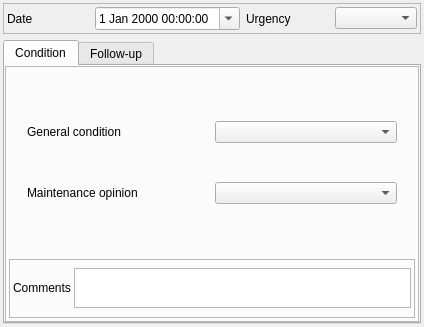
<?xml version="1.0" encoding="UTF-8"?>
<ui version="4.0">
 <class>Form_base3_ud</class>
 <widget class="QWidget" name="Form_base3_ud">
  <property name="geometry">
   <rect>
    <x>0</x>
    <y>0</y>
    <width>424</width>
    <height>327</height>
   </rect>
  </property>
  <property name="windowTitle">
   <string>Form</string>
  </property>
  <layout class="QVBoxLayout" name="verticalLayout">
   <property name="leftMargin">
    <number>3</number>
   </property>
   <property name="topMargin">
    <number>3</number>
   </property>
   <property name="rightMargin">
    <number>3</number>
   </property>
   <property name="bottomMargin">
    <number>3</number>
   </property>
   <item>
    <widget class="QFrame" name="frame">
     <property name="frameShape">
      <enum>QFrame::StyledPanel</enum>
     </property>
     <property name="frameShadow">
      <enum>QFrame::Raised</enum>
     </property>
     <layout class="QGridLayout" name="gridLayout_3">
      <property name="leftMargin">
       <number>3</number>
      </property>
      <property name="topMargin">
       <number>3</number>
      </property>
      <property name="rightMargin">
       <number>3</number>
      </property>
      <property name="bottomMargin">
       <number>3</number>
      </property>
      <item row="0" column="0">
       <widget class="QLabel" name="label">
        <property name="text">
         <string>Date</string>
        </property>
       </widget>
      </item>
      <item row="0" column="1">
       <widget class="QDateTimeEdit" name="datetimeobservation">
        <property name="calendarPopup">
         <bool>true</bool>
        </property>
       </widget>
      </item>
      <item row="0" column="2">
       <widget class="QLabel" name="label_5">
        <property name="text">
         <string>Urgency</string>
        </property>
       </widget>
      </item>
      <item row="0" column="3">
       <widget class="QComboBox" name="gravity"/>
      </item>
     </layout>
    </widget>
   </item>
   <item>
    <widget class="QTabWidget" name="tabWidget_obs">
     <property name="currentIndex">
      <number>0</number>
     </property>
     <widget class="QWidget" name="tab">
      <attribute name="title">
       <string>Condition</string>
      </attribute>
      <layout class="QVBoxLayout" name="verticalLayout_4">
       <property name="leftMargin">
        <number>0</number>
       </property>
       <property name="topMargin">
        <number>0</number>
       </property>
       <property name="rightMargin">
        <number>0</number>
       </property>
       <property name="bottomMargin">
        <number>0</number>
       </property>
       <item>
        <widget class="QFrame" name="frame_3">
         <property name="frameShape">
          <enum>QFrame::StyledPanel</enum>
         </property>
         <property name="frameShadow">
          <enum>QFrame::Raised</enum>
         </property>
         <layout class="QVBoxLayout" name="verticalLayout_3">
          <property name="spacing">
           <number>3</number>
          </property>
          <property name="leftMargin">
           <number>3</number>
          </property>
          <property name="topMargin">
           <number>3</number>
          </property>
          <property name="rightMargin">
           <number>3</number>
          </property>
          <property name="bottomMargin">
           <number>3</number>
          </property>
          <item>
           <widget class="QStackedWidget" name="stackedWidget">
            <property name="currentIndex">
             <number>1</number>
            </property>
            <widget class="QWidget" name="edge">
             <layout class="QGridLayout" name="gridLayout" columnstretch="1,5,1">
              <item row="5" column="0">
               <widget class="QLabel" name="label_6">
                <property name="text">
                 <string>Progression</string>
                </property>
               </widget>
              </item>
              <item row="1" column="0">
               <widget class="QLabel" name="label_2">
                <property name="text">
                 <string>Number</string>
                </property>
               </widget>
              </item>
              <item row="1" column="1">
               <widget class="QSpinBox" name="spinBox_nombre">
                <property name="minimum">
                 <number>-1</number>
                </property>
               </widget>
              </item>
              <item row="1" column="2">
               <widget class="QToolButton" name="toolButton_calc_nb">
                <property name="text">
                 <string/>
                </property>
                <property name="icon">
                 <iconset>
                  <normaloff>:/plugins/Lamia/icons/numpad.png</normaloff>:/plugins/Lamia/icons/numpad.png</iconset>
                </property>
               </widget>
              </item>
              <item row="5" column="1" colspan="2">
               <widget class="QTextEdit" name="textEdit_evolution">
                <property name="sizePolicy">
                 <sizepolicy hsizetype="Expanding" vsizetype="Expanding">
                  <horstretch>0</horstretch>
                  <verstretch>0</verstretch>
                 </sizepolicy>
                </property>
                <property name="maximumSize">
                 <size>
                  <width>16777215</width>
                  <height>40</height>
                 </size>
                </property>
               </widget>
              </item>
             </layout>
            </widget>
            <widget class="QWidget" name="node">
             <layout class="QGridLayout" name="gridLayout_2">
              <item row="0" column="0">
               <widget class="QStackedWidget" name="stackedWidget_2">
                <property name="currentIndex">
                 <number>3</number>
                </property>
                <widget class="QWidget" name="manhole">
                 <layout class="QGridLayout" name="gridLayout_7">
                  <property name="leftMargin">
                   <number>3</number>
                  </property>
                  <property name="topMargin">
                   <number>3</number>
                  </property>
                  <property name="rightMargin">
                   <number>3</number>
                  </property>
                  <property name="bottomMargin">
                   <number>3</number>
                  </property>
                  <item row="5" column="1">
                   <widget class="QComboBox" name="presenceinfiltration"/>
                  </item>
                  <item row="3" column="2">
                   <widget class="QLabel" name="label_18">
                    <property name="text">
                     <string>Maintenance opinion</string>
                    </property>
                    <property name="wordWrap">
                     <bool>true</bool>
                    </property>
                   </widget>
                  </item>
                  <item row="5" column="0">
                   <widget class="QLabel" name="label_25">
                    <property name="text">
                     <string>Infiltrations</string>
                    </property>
                    <property name="wordWrap">
                     <bool>true</bool>
                    </property>
                   </widget>
                  </item>
                  <item row="4" column="0">
                   <widget class="QLabel" name="label_10">
                    <property name="text">
                     <string>Infiltration to sewer</string>
                    </property>
                    <property name="wordWrap">
                     <bool>true</bool>
                    </property>
                   </widget>
                  </item>
                  <item row="4" column="1">
                   <widget class="QComboBox" name="presenceinfiltrationtosewer"/>
                  </item>
                  <item row="0" column="0">
                   <widget class="QLabel" name="label_11">
                    <property name="text">
                     <string>Cover condition</string>
                    </property>
                    <property name="wordWrap">
                     <bool>true</bool>
                    </property>
                   </widget>
                  </item>
                  <item row="0" column="1">
                   <widget class="QComboBox" name="conditioncover"/>
                  </item>
                  <item row="1" column="0">
                   <widget class="QLabel" name="label_12">
                    <property name="text">
                     <string>Steps condition</string>
                    </property>
                    <property name="wordWrap">
                     <bool>true</bool>
                    </property>
                   </widget>
                  </item>
                  <item row="3" column="0">
                   <widget class="QLabel" name="label_13">
                    <property name="text">
                     <string>Culvert condition</string>
                    </property>
                    <property name="wordWrap">
                     <bool>true</bool>
                    </property>
                   </widget>
                  </item>
                  <item row="1" column="1">
                   <widget class="QComboBox" name="conditionstep"/>
                  </item>
                  <item row="2" column="0">
                   <widget class="QLabel" name="label_14">
                    <property name="text">
                     <string>Manhole condition</string>
                    </property>
                    <property name="wordWrap">
                     <bool>true</bool>
                    </property>
                   </widget>
                  </item>
                  <item row="2" column="1">
                   <widget class="QComboBox" name="conditionmanhole"/>
                  </item>
                  <item row="3" column="1">
                   <widget class="QComboBox" name="conditionculvert"/>
                  </item>
                  <item row="0" column="2">
                   <widget class="QLabel" name="label_15">
                    <property name="text">
                     <string>H2S suspicion</string>
                    </property>
                    <property name="wordWrap">
                     <bool>true</bool>
                    </property>
                   </widget>
                  </item>
                  <item row="0" column="3">
                   <widget class="QComboBox" name="presenceh2s"/>
                  </item>
                  <item row="1" column="2">
                   <widget class="QLabel" name="label_16">
                    <property name="text">
                     <string>Sedimentation</string>
                    </property>
                    <property name="wordWrap">
                     <bool>true</bool>
                    </property>
                   </widget>
                  </item>
                  <item row="1" column="3">
                   <widget class="QComboBox" name="presencesediments"/>
                  </item>
                  <item row="2" column="2">
                   <widget class="QLabel" name="label_17">
                    <property name="text">
                     <string>Pressurized flow</string>
                    </property>
                    <property name="wordWrap">
                     <bool>true</bool>
                    </property>
                   </widget>
                  </item>
                  <item row="2" column="3">
                   <widget class="QComboBox" name="presencepressurizedflow"/>
                  </item>
                  <item row="3" column="3">
                   <widget class="QComboBox" name="maintenanceopinion"/>
                  </item>
                  <item row="5" column="3">
                   <widget class="QComboBox" name="presenceroots"/>
                  </item>
                  <item row="5" column="2">
                   <widget class="QLabel" name="label_26">
                    <property name="text">
                     <string>Roots presence</string>
                    </property>
                    <property name="wordWrap">
                     <bool>true</bool>
                    </property>
                   </widget>
                  </item>
                 </layout>
                </widget>
                <widget class="QWidget" name="ps">
                 <layout class="QGridLayout" name="gridLayout_8">
                  <item row="1" column="0">
                   <widget class="QLabel" name="label_19">
                    <property name="text">
                     <string>Sum condition</string>
                    </property>
                   </widget>
                  </item>
                  <item row="1" column="1">
                   <widget class="QComboBox" name="conditionglobal_3"/>
                  </item>
                  <item row="0" column="0">
                   <widget class="QLabel" name="label_20">
                    <property name="text">
                     <string>Cover condition</string>
                    </property>
                   </widget>
                  </item>
                  <item row="0" column="1">
                   <widget class="QComboBox" name="conditioncover_2"/>
                  </item>
                  <item row="2" column="0">
                   <widget class="QLabel" name="label_21">
                    <property name="text">
                     <string>Floats condition</string>
                    </property>
                   </widget>
                  </item>
                  <item row="2" column="1">
                   <widget class="QComboBox" name="conditioncontroller"/>
                  </item>
                 </layout>
                </widget>
                <widget class="QWidget" name="page_4">
                 <layout class="QGridLayout" name="gridLayout_9">
                  <item row="0" column="0">
                   <widget class="QLabel" name="label_22">
                    <property name="text">
                     <string>General condition</string>
                    </property>
                   </widget>
                  </item>
                  <item row="1" column="0">
                   <widget class="QLabel" name="label_23">
                    <property name="text">
                     <string>Sedimentation/clutter</string>
                    </property>
                   </widget>
                  </item>
                  <item row="1" column="1">
                   <widget class="QComboBox" name="presencesediments_2"/>
                  </item>
                  <item row="0" column="1">
                   <widget class="QComboBox" name="conditionglobal_2"/>
                  </item>
                 </layout>
                </widget>
                <widget class="QWidget" name="page_5">
                 <layout class="QGridLayout" name="gridLayout_10">
                  <item row="2" column="2">
                   <widget class="QComboBox" name="maintenanceopinion_2"/>
                  </item>
                  <item row="0" column="2">
                   <widget class="QComboBox" name="conditionglobal"/>
                  </item>
                  <item row="0" column="0">
                   <widget class="QLabel" name="label_24">
                    <property name="text">
                     <string>General condition</string>
                    </property>
                   </widget>
                  </item>
                  <item row="2" column="0">
                   <widget class="QLabel" name="label_28">
                    <property name="text">
                     <string>Maintenance opinion</string>
                    </property>
                   </widget>
                  </item>
                 </layout>
                </widget>
               </widget>
              </item>
             </layout>
            </widget>
            <widget class="QWidget" name="equip">
             <layout class="QVBoxLayout" name="verticalLayout_2">
              <item>
               <widget class="QLabel" name="label_9">
                <property name="text">
                 <string>Equip</string>
                </property>
               </widget>
              </item>
             </layout>
            </widget>
            <widget class="QWidget" name="sur">
             <layout class="QGridLayout" name="gridLayout_5">
              <item row="0" column="0">
               <widget class="QLabel" name="label_27">
                <property name="text">
                 <string>General condition</string>
                </property>
               </widget>
              </item>
              <item row="0" column="1">
               <widget class="QComboBox" name="conditionglobal_4"/>
              </item>
             </layout>
            </widget>
           </widget>
          </item>
          <item>
           <widget class="QFrame" name="frame_4">
            <property name="frameShape">
             <enum>QFrame::StyledPanel</enum>
            </property>
            <property name="frameShadow">
             <enum>QFrame::Raised</enum>
            </property>
            <layout class="QGridLayout" name="gridLayout_6">
             <property name="leftMargin">
              <number>3</number>
             </property>
             <property name="topMargin">
              <number>3</number>
             </property>
             <property name="rightMargin">
              <number>3</number>
             </property>
             <property name="bottomMargin">
              <number>3</number>
             </property>
             <property name="spacing">
              <number>3</number>
             </property>
             <item row="1" column="0">
              <widget class="QLabel" name="label_7">
               <property name="text">
                <string>Comments</string>
               </property>
              </widget>
             </item>
             <item row="1" column="1">
              <widget class="QTextEdit" name="comment">
               <property name="sizePolicy">
                <sizepolicy hsizetype="Expanding" vsizetype="Expanding">
                 <horstretch>0</horstretch>
                 <verstretch>0</verstretch>
                </sizepolicy>
               </property>
               <property name="maximumSize">
                <size>
                 <width>16777215</width>
                 <height>40</height>
                </size>
               </property>
              </widget>
             </item>
            </layout>
           </widget>
          </item>
         </layout>
        </widget>
       </item>
      </layout>
     </widget>
     <widget class="QWidget" name="tab_2">
      <attribute name="title">
       <string>Follow-up</string>
      </attribute>
      <layout class="QVBoxLayout" name="verticalLayout_5">
       <property name="leftMargin">
        <number>0</number>
       </property>
       <property name="topMargin">
        <number>0</number>
       </property>
       <property name="rightMargin">
        <number>0</number>
       </property>
       <property name="bottomMargin">
        <number>0</number>
       </property>
       <item>
        <widget class="QGroupBox" name="groupBox">
         <property name="title">
          <string/>
         </property>
         <layout class="QGridLayout" name="gridLayout_4">
          <item row="2" column="0">
           <widget class="QLabel" name="label_8">
            <property name="text">
             <string>Comments</string>
            </property>
           </widget>
          </item>
          <item row="0" column="0">
           <widget class="QLabel" name="label_4">
            <property name="text">
             <string>Follow-up type</string>
            </property>
           </widget>
          </item>
          <item row="0" column="1">
           <widget class="QComboBox" name="nextactiontype"/>
          </item>
          <item row="2" column="1">
           <widget class="QTextEdit" name="nextactioncomment">
            <property name="sizePolicy">
             <sizepolicy hsizetype="Expanding" vsizetype="Expanding">
              <horstretch>0</horstretch>
              <verstretch>0</verstretch>
             </sizepolicy>
            </property>
            <property name="maximumSize">
             <size>
              <width>16777215</width>
              <height>40</height>
             </size>
            </property>
           </widget>
          </item>
          <item row="1" column="0">
           <widget class="QLabel" name="label_3">
            <property name="text">
             <string>Follow-up subtype</string>
            </property>
           </widget>
          </item>
          <item row="1" column="1">
           <widget class="QComboBox" name="nextactionsubtype"/>
          </item>
         </layout>
        </widget>
       </item>
      </layout>
     </widget>
    </widget>
   </item>
  </layout>
 </widget>
 <resources/>
 <connections/>
</ui>
